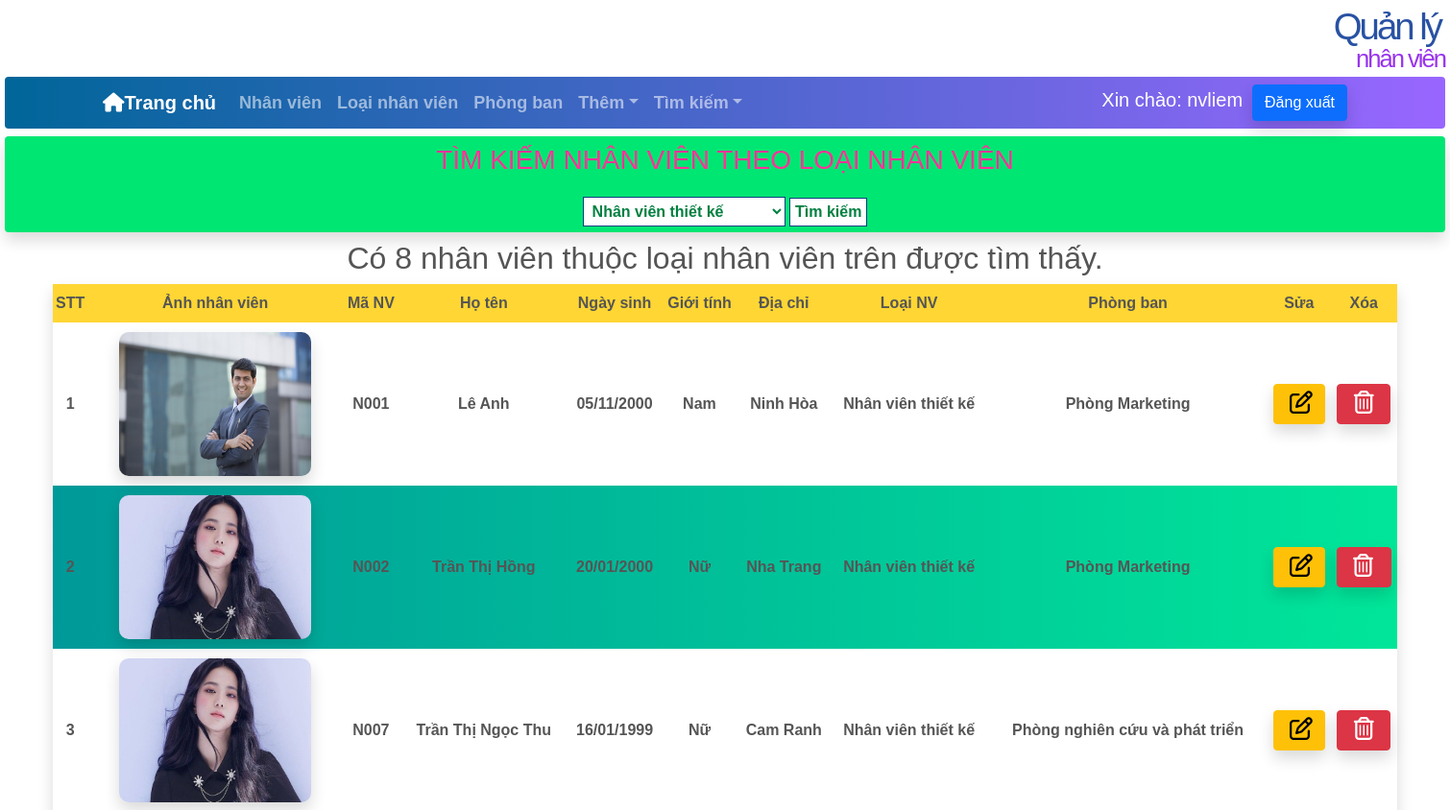
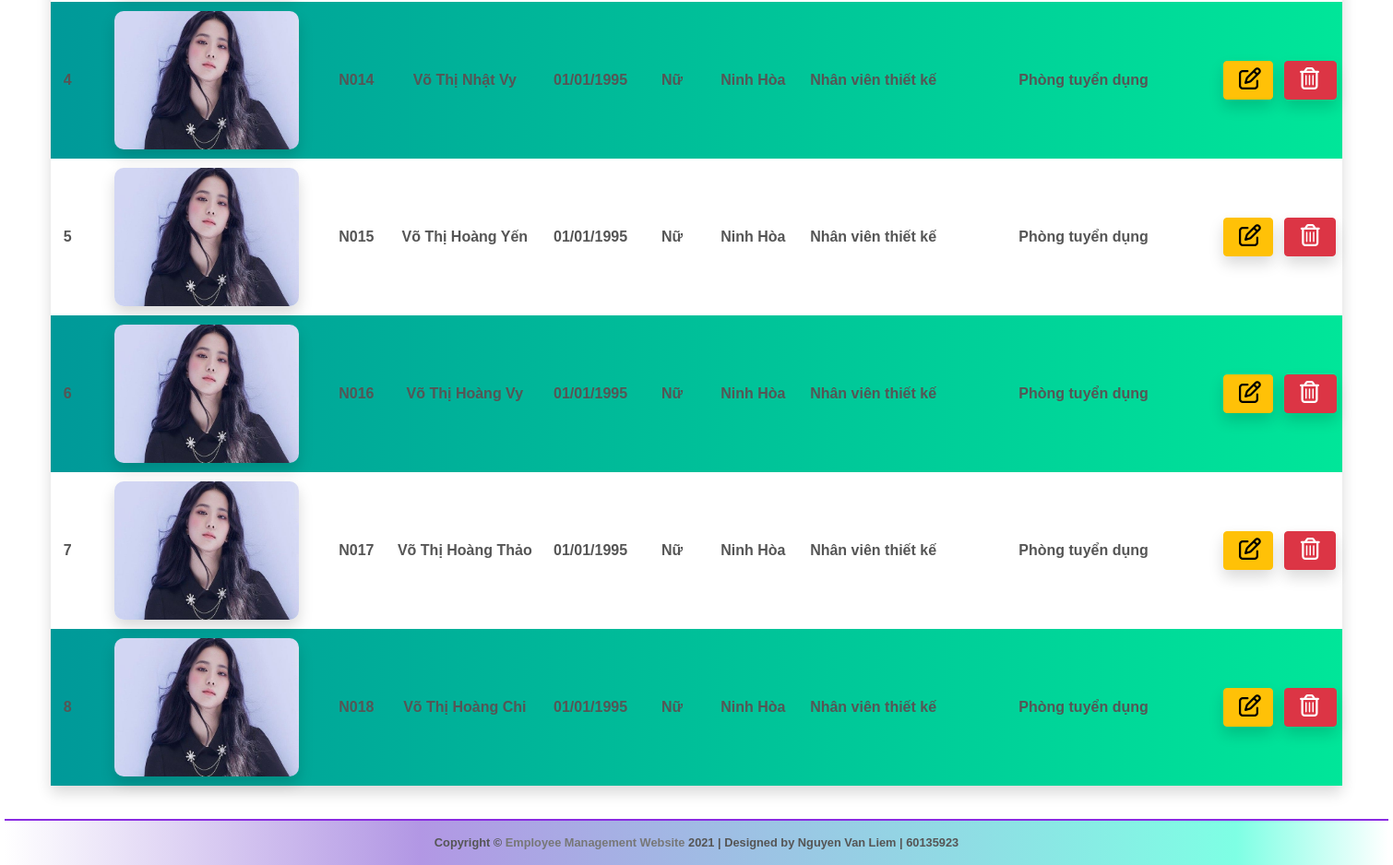
Screenshot of /BaiTapNangCao/timkiem_nv_loainv.php?loai_nv=NV001 (signed in) with the database file from the repository (2 pictures, top to bottom).
### tables this page shows
CREATE TABLE `nhanvien` (
  `maNV` varchar(5) NOT NULL,
  `hoTen` varchar(30) NOT NULL,
  `ngaySinh` varchar(15) NOT NULL,
  `gioiTinh` bit(10) NOT NULL,
  `diaChi` varchar(50) NOT NULL,
  `anh` varchar(50) NOT NULL,
  `maLoaiNV` varchar(5) NOT NULL,
  `maPhong` varchar(5) NOT NULL
);

CREATE TABLE `loainv` (
  `maLoaiNV` varchar(5) NOT NULL,
  `tenLoaiNV` varchar(30) NOT NULL
);

CREATE TABLE `phongban` (
  `maPhong` varchar(5) NOT NULL,
  `tenPhong` varchar(30) NOT NULL
);

### BaiTapNangCao/timkiem_nv_loainv.php (the view, shortened to what this page needs)
<!DOCTYPE HTML PUBLIC "-//W3C//DTD HTML 4.01 Frameset//EN">
<html>
<head>
    <link href="https://cdn.jsdelivr.net/npm/bootstrap@5.1.1/dist/css/bootstrap.min.css" rel="stylesheet">
</head>
<body>
    <?php
    include('includes/header.php');
    require('connect.php');
    ?>
    <form action="" method="get">
        <table bgcolor="#00e673" align="center" class="my-2 rounded shadow" width="100%" border="1" cellpadding="5" cellspacing="5" style="border-collapse: collapse;padding:10x;height:100px;">
            <tr>
                <td align="center">
                    <font color="#ff3399">
                        <h3>TÌM KIẾM NHÂN VIÊN THEO LOẠI NHÂN VIÊN</h3>
                    </font>
                </td>
            </tr>
            <tr>
                <td align="center">
                    <select name="loai_nv">
                        <?php
                        $query_timkiem = "select * from loainv";
                        $result_timkiem = mysqli_query($dbc, $query_timkiem);
                        if (mysqli_num_rows($result_timkiem) <> 0) {
                            while ($row = mysqli_fetch_array($result_timkiem)) {
                                $maLoaiNV = $row['maLoaiNV'];
                                $tenLoaiNV = $row['tenLoaiNV'];
                                echo "<option value='$maLoaiNV' ";
                                if (isset($_REQUEST['loai_nv']) && ($_REQUEST['loai_nv'] == $maLoaiNV)) echo "selected='selected'";
                                echo ">$tenLoaiNV</option>";
                            }
                        }
                        ?>
                    </select>
                    <input type="submit" name="tim" value="Tìm kiếm">
                </td>
            </tr>
        </table>
    </form>
    <?php
    if ($_SERVER['REQUEST_METHOD'] == 'GET') {
        if (empty($_GET['loai_nv'])) echo "<p align='center'>Vui lòng nhập tên loại nhân viên cần tìm</p>";
        else {
            $loai_nv = $_GET['loai_nv'];
            $query = "Select nhanvien.*, tenLoaiNV, tenPhong
		      from nhanvien, loainv, phongban
		      WHERE nhanvien.maLoaiNV = loainv.maLoaiNV and nhanvien.maPhong = phongban.maPhong
					AND nhanvien.maLoaiNV = '$loai_nv'";
            $result = mysqli_query($dbc, $query);
            if (mysqli_num_rows($result) <> 0) {
                $rows = mysqli_num_rows($result);
                echo "<div align='center'><h2>Có $rows nhân viên thuộc loại nhân viên trên được tìm thấy.</h2></div>";
                echo "
                  <table align='center' width='1400' border='1' cellpadding='2' cellspacing='2'
                        style='border-collapse: collapse;' class='mx-auto shadow rounded'>
                      <tr style='background-color: #ffd633; height: 40px;' align='center'>
                        <td class='text-center'><b>STT</b></td>
                        <td><b>Ảnh nhân viên</b></td>
                        <td><b>Mã NV</b></td>
                        <td><b>Họ tên</b></td>
                        <td><b>Ngày sinh</b></td>
                        <td><b>Giới tính</b></td>
                        <td><b>Địa chỉ</b></td>
                        <td><b>Loại NV</b></td>
                        <td><b>Phòng ban</b></td>
                        <td><b>Sửa</b></td>
                        <td><b>Xóa</b></td>
                      </tr>";
                $stt = 1;
                while ($row = mysqli_fetch_array($result)) {
                    $gioiTinh = ($row[3]==1) ? "Nam" : "Nữ";
                    if ($stt % 2 != 0) {
                        echo "<tr class='text-center' style='font-weight:bold;'>";
                        echo "<td>$stt</td>";
                        echo "<td><img src='Images/$row[5]' alt='Ảnh' style='width: 200px; height:150px; margin:10px;border-radius:10px;' class='shadow'> </td>";
                        echo "<td>$row[0]</td>";
                        echo "<td>$row[1]</td>";
                        echo "<td>$row[2]</td>";
                        echo "<td>$gioiTinh</td>";
                        echo "<td>$row[4]</td>";
                        echo "<td>".$row['tenLoaiNV']."</td>";
                        echo "<td>".$row['tenPhong']."</td>";
                        echo "<td><a href='sua_nv.php?maNV=".$row[0]."' class='btn btn-warning shadow'>&nbsp<i class='far fa-edit' style='font-size:24px'></i></a></td>";
                        echo "<td><a href='xoa_nv.php?maNV=".$row[0]."' class='btn btn-danger shadow'>&nbsp<i class='far fa-trash-alt' style='font-size:24px'></i>&nbsp</a></td>";
                        echo "</tr>";
                    } else {
                        echo "<tr style='background: linear-gradient(to left, #00e699 0%, #009999 100%);font-weight:bold;' class='text-center'>";
                        echo "<td style='font-weight:bold;'>$stt</td>";
                        echo "<td><img src='Images/$row[5]' alt='Ảnh' style='width: 200px; height:150px; margin:10px;border-radius:10px;' class='shadow'> </td>";
                        echo "<td>$row[0]</td>";
                        echo "<td>$row[1]</td>";
                        echo "<td>$row[2]</td>";
                        echo "<td>$gioiTinh</td>";
                        echo "<td>$row[4]</td>";
                        echo "<td>".$row['tenLoaiNV']."</td>";
                        echo "<td>".$row['tenPhong']."</td>";
                        echo "<td><a href='sua_nv.php?maNV=".$row[0]."' class='btn btn-warning shadow'>&nbsp<i class='far fa-edit' style='font-size:24px'></i></a></td>";
                        echo "<td><a href='xoa_nv.php?maNV=".$row[0]."' class='btn btn-danger shadow'>&nbsp<i class='far fa-trash-alt' style='font-size:24px'>&nbsp</i></a></td>";
                        echo "</tr>";
                    }
                    $stt += 1;
                }
                echo '</table>';
            } else echo "<div style='text-align:center;'><h2>Không tìm thấy nhân viên thuộc loại nhân viên này.</h2></div>";
        }
    }
    ?>
</body>
</html>

### BaiTapNangCao/includes/style.css (style rules this page uses)
* { border: 0; margin: 0; padding: 0; }
a { color: #777; text-decoration: none; }
body { background: #ffffff; color: #555; font: 0.8em Arial, Helvetica, "bitstream vera sans", sans-serif; }
#footer { border-top: 2px solid #8a2be2; height: 50px; margin: 0 auto; padding: 10px; text-align: center; width: 1500px; font-weight: bold; background: linear-gradient( 90deg, rgba(255, 255, 255, 1) 0%, rgba(178, 151, 228, 1) 30%, rgba(126, 255, 228, 1) 89%, rgba(255, 255, 255, 1) 100% ); }
input, select, .input { padding: 5px; font-weight: bold; font-size: 1em; color: #008040; background: #ffffff; border: 1px solid #004080; }

### rows the page displays
nhanvien: anh (picture), maNV "N001", hoTen "Lê Anh", ngaySinh "05/11/2000", gioiTinh "Nam", diaChi "Ninh Hòa", maLoaiNV.tenLoaiNV "Nhân viên thiết kế", maPhong.tenPhong "Phòng Marketing"
nhanvien: anh (picture), maNV "N002", hoTen "Trần Thị Hồng", ngaySinh "20/01/2000", gioiTinh "Nữ", diaChi "Nha Trang", maLoaiNV.tenLoaiNV "Nhân viên thiết kế", maPhong.tenPhong "Phòng Marketing"
nhanvien: anh (picture), maNV "N007", hoTen "Trần Thị Ngọc Thu", ngaySinh "16/01/1999", gioiTinh "Nữ", diaChi "Cam Ranh", maLoaiNV.tenLoaiNV "Nhân viên thiết kế", maPhong.tenPhong "Phòng nghiên cứu và phát triển"
nhanvien: anh (picture), maNV "N014", hoTen "Võ Thị Nhật Vy", ngaySinh "01/01/1995", gioiTinh "Nữ", diaChi "Ninh Hòa", maLoaiNV.tenLoaiNV "Nhân viên thiết kế", maPhong.tenPhong "Phòng tuyển dụng"
nhanvien: anh (picture), maNV "N015", hoTen "Võ Thị Hoàng Yến", ngaySinh "01/01/1995", gioiTinh "Nữ", diaChi "Ninh Hòa", maLoaiNV.tenLoaiNV "Nhân viên thiết kế", maPhong.tenPhong "Phòng tuyển dụng"
nhanvien: anh (picture), maNV "N016", hoTen "Võ Thị Hoàng Vy", ngaySinh "01/01/1995", gioiTinh "Nữ", diaChi "Ninh Hòa", maLoaiNV.tenLoaiNV "Nhân viên thiết kế", maPhong.tenPhong "Phòng tuyển dụng"
nhanvien: anh (picture), maNV "N017", hoTen "Võ Thị Hoàng Thảo", ngaySinh "01/01/1995", gioiTinh "Nữ", diaChi "Ninh Hòa", maLoaiNV.tenLoaiNV "Nhân viên thiết kế", maPhong.tenPhong "Phòng tuyển dụng"
nhanvien: anh (picture), maNV "N018", hoTen "Võ Thị Hoàng Chi", ngaySinh "01/01/1995", gioiTinh "Nữ", diaChi "Ninh Hòa", maLoaiNV.tenLoaiNV "Nhân viên thiết kế", maPhong.tenPhong "Phòng tuyển dụng"

### other values shown
$_SESSION["username"] "nvliem"
$rows "8"
form field loai_nv "Nhân viên thiết kế"
